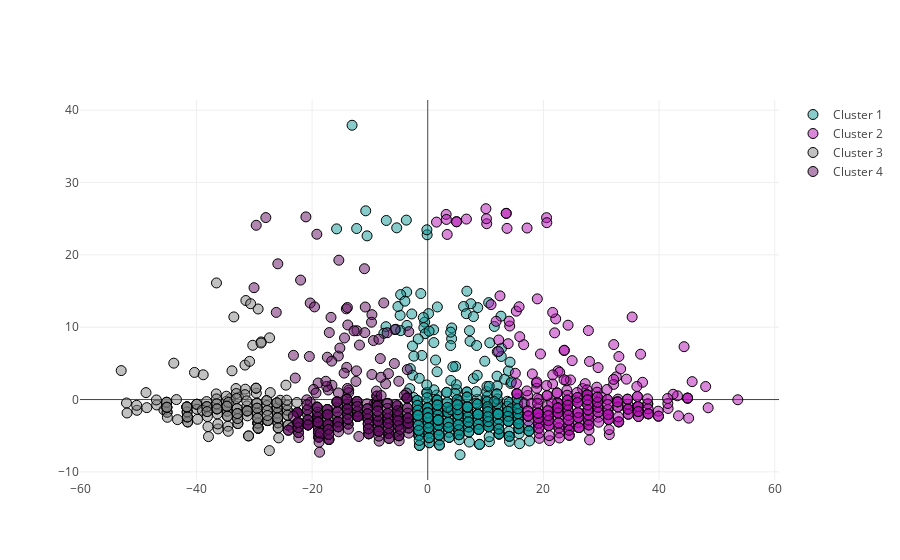

Notebook cell for this chart:
### Code cell
data = [trace0, trace1, trace2, trace3]
iplot(data)

### Figure 1 — Plotly figure (JSON) as saved in the notebook; plotly's stock layout.template omitted (floating-point values rounded to 4 significant figures; data arrays with more than 128 entries replaced by an {"elided": "..."} marker saying what was removed)
{"data": [{"marker": {"color": "rgba(15, 152, 152, 0.5)", "line": {"color": "rgb(0,0,0)", "width": 1}, "size": 10}, "mode": "markers", "name": "Cluster 1", "type": "scatter", "x": {"elided": "432 float values"}, "y": {"elided": "432 float values"}}, {"marker": {"color": "rgba(180, 18, 180, 0.5)", "line": {"color": "rgb(0,0,0)", "width": 1}, "size": 10}, "mode": "markers", "name": "Cluster 2", "type": "scatter", "x": {"elided": "294 float values"}, "y": {"elided": "294 float values"}}, {"marker": {"color": "rgba(132, 132, 132, 0.5)", "line": {"color": "rgb(0,0,0)", "width": 1}, "size": 10}, "mode": "markers", "name": "Cluster 3", "type": "scatter", "x": {"elided": "177 float values"}, "y": {"elided": "177 float values"}}, {"marker": {"color": "rgba(100, 15, 100, 0.5)", "line": {"color": "rgb(0,0,0)", "width": 1}, "size": 10}, "mode": "markers", "name": "Cluster 4", "type": "scatter", "x": {"elided": "313 float values"}, "y": {"elided": "313 float values"}}], "layout": {}}
